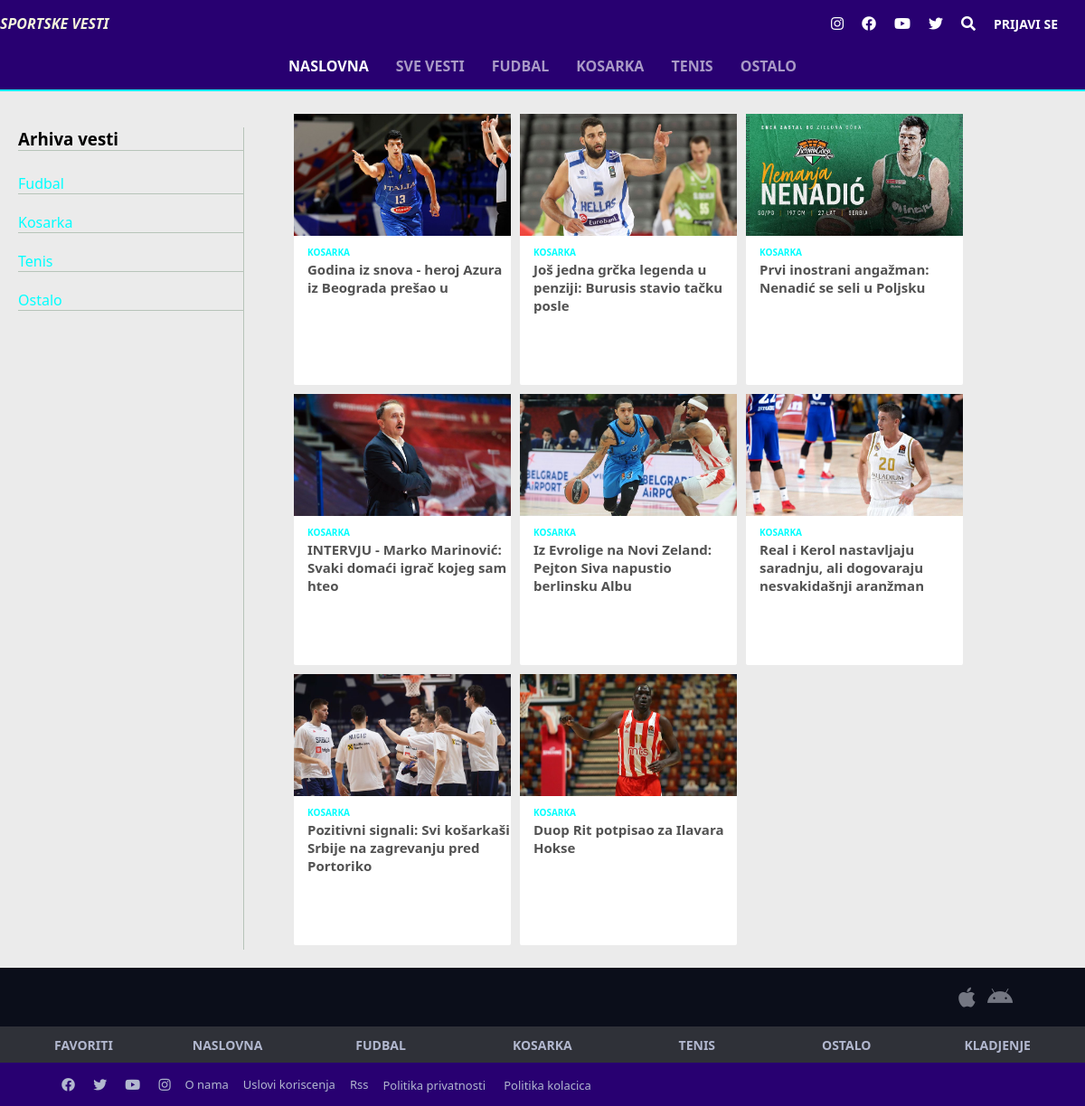
The page /svevesti.php?kategorija=2 on the database its author committed.
### tables this page shows
CREATE TABLE `kategorija` (
  `kategorija_id` int(11) NOT NULL,
  `kategorija_naziv` varchar(45) NOT NULL
);

### klase/funkcije.php (called while the page is built, shortened)
<?php
function login()
{
        if(isset($_SESSION['id']) and isset($_SESSION['ime']) and isset($_SESSION['status']))
    {
        return true;
    }
    else return false;
}
?>

### klase/classBaza.php (called while the page is built, shortened)
<?php
class Baza{
    protected $lokacija;
    protected $korime;
    protected $lozinka;
    protected $baza;
    protected $db;
    public function __construct(){
        $this->lokacija="localhost";
        $this->korime="root";
        $this->lozinka="";
        $this->baza="baza";
    }
    public function connect(){
        $this->db=@mysqli_connect($this->lokacija, $this->korime, $this->lozinka, $this->baza);
        return $this->db;
    }
    public function query($upit){
        return mysqli_query($this->db, $upit);
    }
    public function fetch_object($rez){
        return mysqli_fetch_object($rez);
    }
}
?>

### svevesti.php (the view, shortened to what this page needs)
<!DOCTYPE html>
<html lang="en">
<head>
    <link rel="stylesheet" href="css/style.css">
    <link rel="stylesheet" href="fontawesome/css/all.min.css">
</head>
<body>
<div id="wrapper">
<div id='pozadina-svevesti'>
    <?php
        require_once("_require.php/_header.php");
    ?>
<div class='sve-vesti'>
         <div class='arhiva-left'>
             <h3 id='najvesti'>Arhiva vesti</h3>
         <?php
        $upit="SELECT * FROM kategorija";
        $rez=$db->query($upit);
        while($red=$db->fetch_object($rez))
        echo "<div class='arhiva'><a class='navitems' href='svevesti.php?kategorija={$red->kategorija_id}'>{$red->kategorija_naziv}</a></div>";
    ?>
         </div>
    <div id='sve-vesti'>
    <?php
    $upit="SELECT * FROM vwvest WHERE vest_obrisan=0 ORDER BY vest_id DESC";
              if(isset($_GET['kategorija']))$upit="SELECT * FROM vwvest WHERE vest_obrisan=0 AND vest_kategorija_id='".$_GET['kategorija']."' ORDER BY vest_id DESC";
              $rez=$db->query($upit);
              $slika="";
              while($red=$db->fetch_object($rez))
              {
                  echo "<div class='posebnevesti'>";
                  if(file_exists("uploads/{$red->vest_id}.jpg"))
                  $slika="uploads/{$red->vest_id}.jpg";
                  echo "<a href='vest.php?id=".$red->vest_id."'><img src='$slika' width='240px' height='135px'></a>";
                  echo "<a class='kategorija-posebnevesti' href='svevesti.php?kategorija=".$red->vest_kategorija_id."'>".$red->kategorija_naziv."</a><br>";
                      $tmp=explode(" ", $red->vest_naslov);
                      $novi=array_slice($tmp, 0, 10);
                      $a=implode(" ", $novi)."<br>";
                      echo "<a class='naslov-posebnevesti' href='vest.php?id=".$red->vest_id."'>".$a."</a>" ;
                  echo "</div>";
              }
          ?>
    </div>
    </div>
</div>
</div>
<?php
require_once("_require.php/_footer.php");
?>
</body>
</html>

### _require.php/_header.php (shortened to what this page needs)
<!DOCTYPE html>
<html lang="en">
<head>
    <link rel="stylesheet" href="css/style.css">
</head>
<body>
</body>
</html>
<?php
require_once("klase/classBaza.php");
require_once("klase/funkcije.php");
$db=new Baza();
?>
<header>
<div id="headertop">
    <div class="logo">
       <p><i class='logotitle'><b>SPORTSKE VESTI</b> </i> </p>
    </div>
    <div id="icons">
        <a target="_blank" href=""><i class="fab fa-instagram"></i></a>
        <a target="_blank" href=""><i class="fab fa-facebook"></i></a>
        <a target="_blank" href=""><i class="fab fa-youtube"></i></a>
        <a target="_blank" href=""><i class="fab fa-twitter"></i></a>
        <a href='pretraga.php'><i class="fas fa-search"></i></a>
    <?php
    if(login())
    {
            echo "<a class='prijava-button' >{$_SESSION['ime']} {$_SESSION['prezime']} ({$_SESSION['status']}) </a>";
    }
    else echo "<a class='prijava-button' href='korisnik/login.php'>PRIJAVI SE</a>";
    ?>
    </div>
</div>
<div class="headerbottom">
<nav>
<ul class="navbar">
    <li><a class="naslovna" href="index.php">NASLOVNA</a></li>
    <li><a class='navitems' href="svevesti.php">Sve vesti</a></li>
    <?php
        $upit="SELECT * FROM kategorija";
        $rez=$db->query($upit);
        while($red=$db->fetch_object($rez))
        echo "<li><a class='navitems' href='index.php?kategorija={$red->kategorija_id}'>{$red->kategorija_naziv}</a></li>";
    ?>
</ul>
</nav>
</div>
</header>

### _require.php/_footer.php (shortened to what this page needs)
<footer>
<div class="footertop">
<div class="content">
<div class="appfooter">
<div class="iconsfooter">
<a href=""><i class="fab fa-apple"></i></a>
<a href=""><i class="fab fa-android"></i></a>
</div>
</div>
</div>
</div>
<div class="footermain">
<div class="content">
<div class="favoriti">
    <a href="#">FAVORITI</a>
</div>
<div class="naslovnafooter">
    <a href="index.php">NASLOVNA</a>
</div>
<?php
$upit="SELECT * FROM kategorija";
        $rez=$db->query($upit);
        while($red=$db->fetch_object($rez))
        echo "<ul class='navbar'><li><a href='svevesti.php?kategorija={$red->kategorija_id}'>{$red->kategorija_naziv}</a></li></ul>";
?>
<div class="kladjenjefooter">
    <a href="#">KLADJENJE</a>
</div>
</div>
</div>
<div class="footerbottom">
<div class="content">
<div class="footerbotttomleft">
    <div class="iconsfooterleft">
    <a href=""><i class="fab fa-facebook"></i></a>
    <a href=""><i class="fab fa-twitter"></i></a>
    <a href=""><i class="fab fa-youtube"></i></a>
    <a href=""><i class="fab fa-instagram"></i></a>
</div>
<div class="footerbottomlefttext">
<a href="#">O nama</a>
<a href="#">Uslovi koriscenja</a>
<a href="#">Rss</p>
<p href="#">Politika privatnosti</a>
<a href="#">Politika kolacica</a>
</div>
</div>
</div>
</div>
</footer>

### css/style.css (style rules this page uses)
* { margin: 0; padding: 0; box-sizing: border-box; font-family:'Segoe UI', Tahoma, Geneva, Verdana, sans-serif }
body { margin: 0; background-color: #ebebeb; }
a { text-decoration: none; }
.logotitle { color: beige; }
header { background-color: #280071; padding: 5px 0 15px; border-bottom: 2px solid aqua; }
#headertop { display: flex; justify-content: space-between; align-items: center; margin-bottom: 15px; }
.prijava-button { font-weight: 700; font-size: 14px; }
.navbar { display: flex; list-style: none; justify-content: center; }
.navbar a { padding: 15px; text-decoration: none; font-weight: 600; font-size: 16px; text-transform: uppercase; }
.navitems { color: rgba(255, 255, 255, 0.6); list-style: none; }
.naslovna { font-weight: 600; color: #fff; }
#icons { display: flex; align-items: center; margin-right: 20px; }
#icons a { padding: 10px; color: #fff; }
.content { width: 90%; display: flex; justify-content: space-between; margin: 0 auto; align-items: center; }
footer { margin-top: 20px; position: relative; z-index: 2; }
.footertop { align-items: center; background-color: #0b0e1a; padding: 15px 0; color: #747782; font-size: 12px; font-weight: 500; }
.appfooter { display: flex; align-items: center; padding: 0 15px; }
.iconsfooter i { padding: 5px; color: #747782; font-size: 25px; }
.footermain { background-color: #2f3138; padding-top: 20px; color: #b2b8cf; font-weight: 600; font-size: 15px; padding: 10px 0; }
.footermain a { color: #b2b8cf; font-size: 14px; font-weight: 700; }
.footerbottom { display: flex; background-color: #280071; padding: 7px 0; align-items: center; }
.footerbotttomleft { display: flex; align-items: center; }
.footerbotttomleft a i { margin: 8px; font-size: 15px; color: #b2b8cf; }
.footerbottomlefttext a { margin: 8px; color: #b2b8cf; font-size: 13px; }
.footerbottomlefttext { display: flex; align-items: center; }
.login-form p, a { color: #fff; }
.login--form p, a { color: #fff; }
#sve-vesti { display: flex; width: 800px; margin-top: 20px; flex-wrap: wrap; margin-left: 50px; }
.posebnevesti { margin: 5px; color: grey; flex-basis: 240px; background-color: #fff; height: 300px; border-radius: 2px; position: relative; }
.kategorija-posebnevesti { color: aqua; font-size: 10px; text-transform: uppercase; font-weight: bold; margin-left: 15px; }
.naslov-posebnevesti { display: block; color: #525252; font-size: 15px; font-weight: bold; padding-left: 15px; }
#najvesti { text-align: left; margin-bottom: 5px; border-bottom: 1px solid #b7c4b9; }
.pretraga-form p, a { color: #fff; }
.arhiva { display: flex; flex-direction: column; }
.arhiva a { display: block; color: aqua; border-bottom: 1px solid #b7c4b9; text-align: left; margin-top: 20px; width: 100%; }
.arhiva-left { width: 250px; margin-left: 20px; margin-top: 40px; border-right: 1px solid #b7c4b9; }
.sve-vesti { display: flex; }

### rows shown on the page
kategorija: kategorija_naziv "FUDBAL", kategorija_naziv "Fudbal"
kategorija: kategorija_naziv "KOSARKA", kategorija_naziv "Kosarka"
kategorija: kategorija_naziv "TENIS", kategorija_naziv "Tenis"
kategorija: kategorija_naziv "OSTALO", kategorija_naziv "Ostalo"

### other values the page prints
$red->kategorija_naziv "KOSARKA"
implode(" ", $novi) "Godina iz snova - heroj Azura iz Beograda prešao u"
implode(" ", $novi) "Još jedna grčka legenda u penziji: Burusis stavio tačku posle"
implode(" ", $novi) "Prvi inostrani angažman: Nenadić se seli u Poljsku"
implode(" ", $novi) "INTERVJU - Marko Marinović: Svaki domaći igrač kojeg sam hteo"
implode(" ", $novi) "Iz Evrolige na Novi Zeland: Pejton Siva napustio berlinsku Albu"
implode(" ", $novi) "Real i Kerol nastavljaju saradnju, ali dogovaraju nesvakidašnji aranžman"
implode(" ", $novi) "Pozitivni signali: Svi košarkaši Srbije na zagrevanju pred Portoriko"
implode(" ", $novi) "Duop Rit potpisao za Ilavara Hokse"
